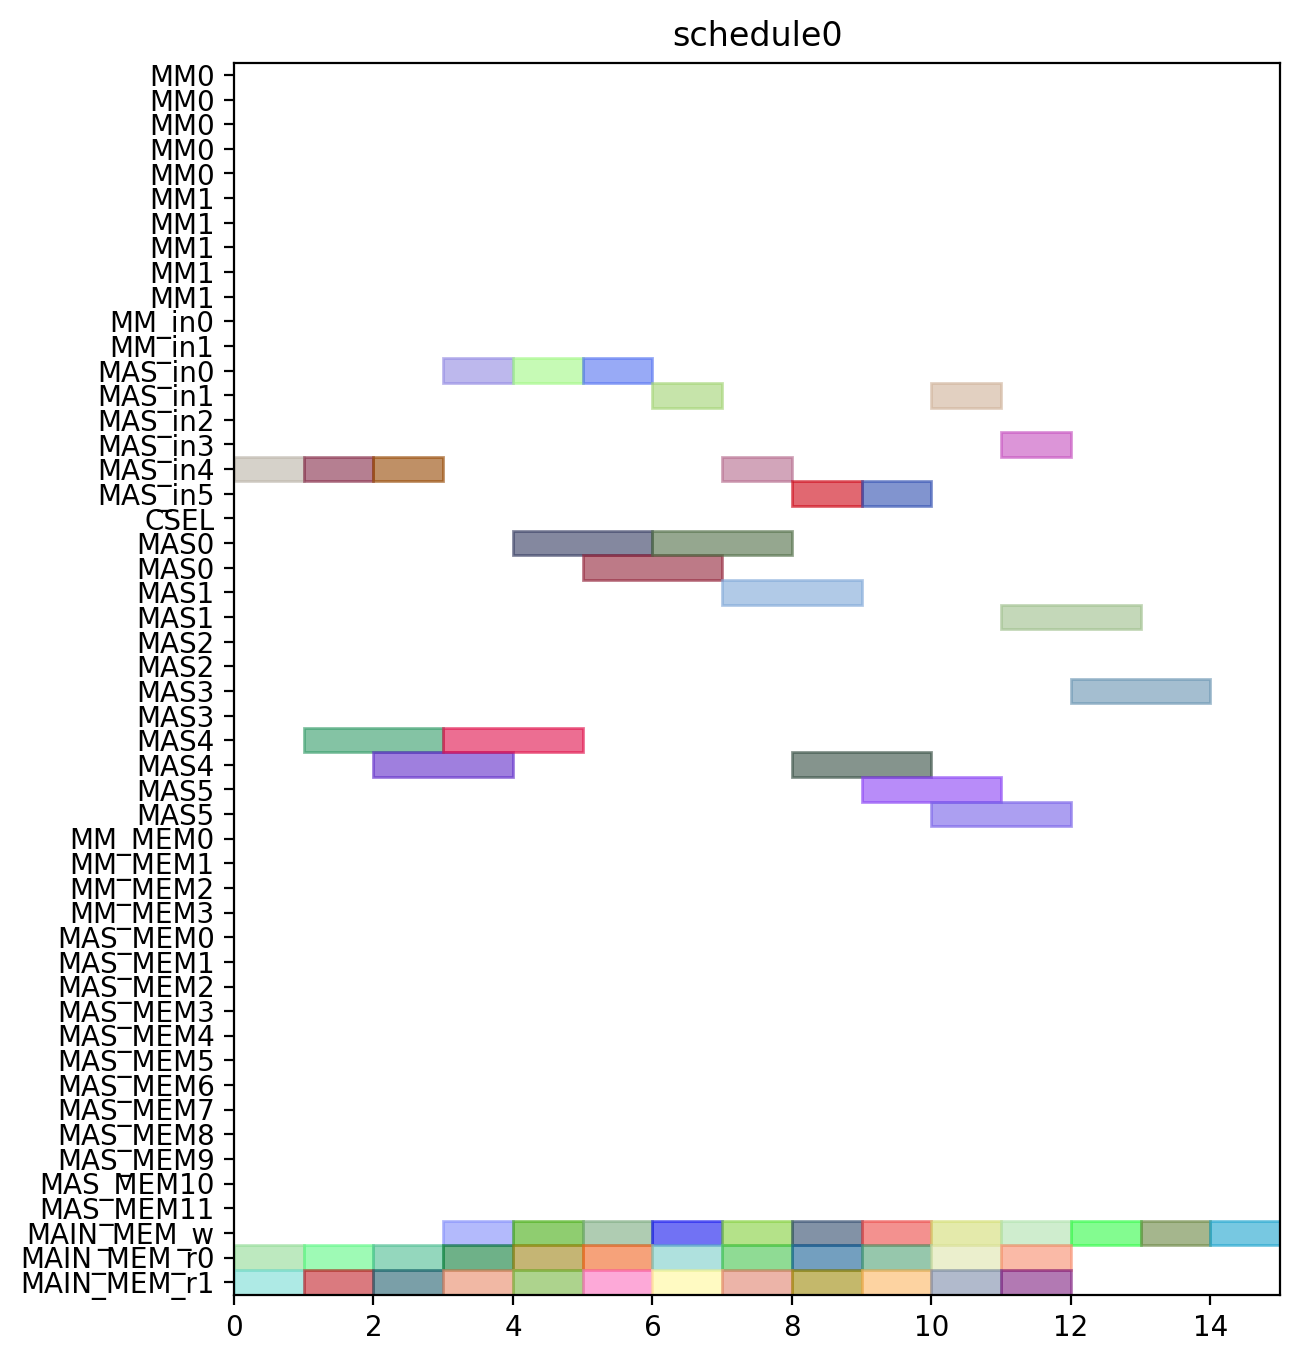

Python code for this plot:
from pyschedule import Scenario, solvers, plotters, alt


def solve():
	horizon = 120
	S = Scenario("schedule0", horizon=horizon)

	# resource
	MM = S.Resources('MM', num=2, size=5)
	MM_in = S.Resources('MM_in', num=2)
	MAS_in = S.Resources('MAS_in', num=6)
	CSEL = S.Resource('CSEL')
	MAS = S.Resources('MAS', num=6, size=2, periods=range(1, horizon))
	MM_MEM = S.Resources('MM_MEM', num=4)
	MAS_MEM = S.Resources('MAS_MEM', num=12)
	MAIN_MEM_w = S.Resource('MAIN_MEM_w', size=1)
	MAIN_MEM_r = S.Resources('MAIN_MEM_r', num=2)

	# result of previous scheduling

	# new tasks
	c000 = S.Task('c000', length=2, delay_cost=1)
	c000 += alt(MAS)
	c000_in = S.Task('c000_in', length=1, delay_cost=1)
	c000_in += alt(MAS_in)
	S += c000_in*MAS_in[0]<=c000*MAS[0]

	S += c000_in*MAS_in[1]<=c000*MAS[1]

	S += c000_in*MAS_in[2]<=c000*MAS[2]

	S += c000_in*MAS_in[3]<=c000*MAS[3]

	S += c000_in*MAS_in[4]<=c000*MAS[4]

	S += c000_in*MAS_in[5]<=c000*MAS[5]

	S += 0<c000

	c000_w = S.Task('c000_w', length=1, delay_cost=1)
	c000_w += alt(MAIN_MEM_w)
	S += c000 <= c000_w

	c000_mem0 = S.Task('c000_mem0', length=1, delay_cost=1)
	c000_mem0 += MAIN_MEM_r[0]
	S += c000_mem0 <= c000

	c000_mem1 = S.Task('c000_mem1', length=1, delay_cost=1)
	c000_mem1 += MAIN_MEM_r[1]
	S += c000_mem1 <= c000

	c001 = S.Task('c001', length=2, delay_cost=1)
	c001 += alt(MAS)
	c001_in = S.Task('c001_in', length=1, delay_cost=1)
	c001_in += alt(MAS_in)
	S += c001_in*MAS_in[0]<=c001*MAS[0]

	S += c001_in*MAS_in[1]<=c001*MAS[1]

	S += c001_in*MAS_in[2]<=c001*MAS[2]

	S += c001_in*MAS_in[3]<=c001*MAS[3]

	S += c001_in*MAS_in[4]<=c001*MAS[4]

	S += c001_in*MAS_in[5]<=c001*MAS[5]

	S += 0<c001

	c001_w = S.Task('c001_w', length=1, delay_cost=1)
	c001_w += alt(MAIN_MEM_w)
	S += c001 <= c001_w

	c001_mem0 = S.Task('c001_mem0', length=1, delay_cost=1)
	c001_mem0 += MAIN_MEM_r[0]
	S += c001_mem0 <= c001

	c001_mem1 = S.Task('c001_mem1', length=1, delay_cost=1)
	c001_mem1 += MAIN_MEM_r[1]
	S += c001_mem1 <= c001

	c010 = S.Task('c010', length=2, delay_cost=1)
	c010 += alt(MAS)
	c010_in = S.Task('c010_in', length=1, delay_cost=1)
	c010_in += alt(MAS_in)
	S += c010_in*MAS_in[0]<=c010*MAS[0]

	S += c010_in*MAS_in[1]<=c010*MAS[1]

	S += c010_in*MAS_in[2]<=c010*MAS[2]

	S += c010_in*MAS_in[3]<=c010*MAS[3]

	S += c010_in*MAS_in[4]<=c010*MAS[4]

	S += c010_in*MAS_in[5]<=c010*MAS[5]

	S += 0<c010

	c010_w = S.Task('c010_w', length=1, delay_cost=1)
	c010_w += alt(MAIN_MEM_w)
	S += c010 <= c010_w

	c010_mem0 = S.Task('c010_mem0', length=1, delay_cost=1)
	c010_mem0 += MAIN_MEM_r[0]
	S += c010_mem0 <= c010

	c010_mem1 = S.Task('c010_mem1', length=1, delay_cost=1)
	c010_mem1 += MAIN_MEM_r[1]
	S += c010_mem1 <= c010

	c011 = S.Task('c011', length=2, delay_cost=1)
	c011 += alt(MAS)
	c011_in = S.Task('c011_in', length=1, delay_cost=1)
	c011_in += alt(MAS_in)
	S += c011_in*MAS_in[0]<=c011*MAS[0]

	S += c011_in*MAS_in[1]<=c011*MAS[1]

	S += c011_in*MAS_in[2]<=c011*MAS[2]

	S += c011_in*MAS_in[3]<=c011*MAS[3]

	S += c011_in*MAS_in[4]<=c011*MAS[4]

	S += c011_in*MAS_in[5]<=c011*MAS[5]

	S += 0<c011

	c011_w = S.Task('c011_w', length=1, delay_cost=1)
	c011_w += alt(MAIN_MEM_w)
	S += c011 <= c011_w

	c011_mem0 = S.Task('c011_mem0', length=1, delay_cost=1)
	c011_mem0 += MAIN_MEM_r[0]
	S += c011_mem0 <= c011

	c011_mem1 = S.Task('c011_mem1', length=1, delay_cost=1)
	c011_mem1 += MAIN_MEM_r[1]
	S += c011_mem1 <= c011

	c100 = S.Task('c100', length=2, delay_cost=1)
	c100 += alt(MAS)
	c100_in = S.Task('c100_in', length=1, delay_cost=1)
	c100_in += alt(MAS_in)
	S += c100_in*MAS_in[0]<=c100*MAS[0]

	S += c100_in*MAS_in[1]<=c100*MAS[1]

	S += c100_in*MAS_in[2]<=c100*MAS[2]

	S += c100_in*MAS_in[3]<=c100*MAS[3]

	S += c100_in*MAS_in[4]<=c100*MAS[4]

	S += c100_in*MAS_in[5]<=c100*MAS[5]

	S += 0<c100

	c100_w = S.Task('c100_w', length=1, delay_cost=1)
	c100_w += alt(MAIN_MEM_w)
	S += c100 <= c100_w

	c100_mem0 = S.Task('c100_mem0', length=1, delay_cost=1)
	c100_mem0 += MAIN_MEM_r[0]
	S += c100_mem0 <= c100

	c100_mem1 = S.Task('c100_mem1', length=1, delay_cost=1)
	c100_mem1 += MAIN_MEM_r[1]
	S += c100_mem1 <= c100

	c101 = S.Task('c101', length=2, delay_cost=1)
	c101 += alt(MAS)
	c101_in = S.Task('c101_in', length=1, delay_cost=1)
	c101_in += alt(MAS_in)
	S += c101_in*MAS_in[0]<=c101*MAS[0]

	S += c101_in*MAS_in[1]<=c101*MAS[1]

	S += c101_in*MAS_in[2]<=c101*MAS[2]

	S += c101_in*MAS_in[3]<=c101*MAS[3]

	S += c101_in*MAS_in[4]<=c101*MAS[4]

	S += c101_in*MAS_in[5]<=c101*MAS[5]

	S += 0<c101

	c101_w = S.Task('c101_w', length=1, delay_cost=1)
	c101_w += alt(MAIN_MEM_w)
	S += c101 <= c101_w

	c101_mem0 = S.Task('c101_mem0', length=1, delay_cost=1)
	c101_mem0 += MAIN_MEM_r[0]
	S += c101_mem0 <= c101

	c101_mem1 = S.Task('c101_mem1', length=1, delay_cost=1)
	c101_mem1 += MAIN_MEM_r[1]
	S += c101_mem1 <= c101

	c110 = S.Task('c110', length=2, delay_cost=1)
	c110 += alt(MAS)
	c110_in = S.Task('c110_in', length=1, delay_cost=1)
	c110_in += alt(MAS_in)
	S += c110_in*MAS_in[0]<=c110*MAS[0]

	S += c110_in*MAS_in[1]<=c110*MAS[1]

	S += c110_in*MAS_in[2]<=c110*MAS[2]

	S += c110_in*MAS_in[3]<=c110*MAS[3]

	S += c110_in*MAS_in[4]<=c110*MAS[4]

	S += c110_in*MAS_in[5]<=c110*MAS[5]

	S += 0<c110

	c110_w = S.Task('c110_w', length=1, delay_cost=1)
	c110_w += alt(MAIN_MEM_w)
	S += c110 <= c110_w

	c110_mem0 = S.Task('c110_mem0', length=1, delay_cost=1)
	c110_mem0 += MAIN_MEM_r[0]
	S += c110_mem0 <= c110

	c110_mem1 = S.Task('c110_mem1', length=1, delay_cost=1)
	c110_mem1 += MAIN_MEM_r[1]
	S += c110_mem1 <= c110

	c111 = S.Task('c111', length=2, delay_cost=1)
	c111 += alt(MAS)
	c111_in = S.Task('c111_in', length=1, delay_cost=1)
	c111_in += alt(MAS_in)
	S += c111_in*MAS_in[0]<=c111*MAS[0]

	S += c111_in*MAS_in[1]<=c111*MAS[1]

	S += c111_in*MAS_in[2]<=c111*MAS[2]

	S += c111_in*MAS_in[3]<=c111*MAS[3]

	S += c111_in*MAS_in[4]<=c111*MAS[4]

	S += c111_in*MAS_in[5]<=c111*MAS[5]

	S += 0<c111

	c111_w = S.Task('c111_w', length=1, delay_cost=1)
	c111_w += alt(MAIN_MEM_w)
	S += c111 <= c111_w

	c111_mem0 = S.Task('c111_mem0', length=1, delay_cost=1)
	c111_mem0 += MAIN_MEM_r[0]
	S += c111_mem0 <= c111

	c111_mem1 = S.Task('c111_mem1', length=1, delay_cost=1)
	c111_mem1 += MAIN_MEM_r[1]
	S += c111_mem1 <= c111

	c200 = S.Task('c200', length=2, delay_cost=1)
	c200 += alt(MAS)
	c200_in = S.Task('c200_in', length=1, delay_cost=1)
	c200_in += alt(MAS_in)
	S += c200_in*MAS_in[0]<=c200*MAS[0]

	S += c200_in*MAS_in[1]<=c200*MAS[1]

	S += c200_in*MAS_in[2]<=c200*MAS[2]

	S += c200_in*MAS_in[3]<=c200*MAS[3]

	S += c200_in*MAS_in[4]<=c200*MAS[4]

	S += c200_in*MAS_in[5]<=c200*MAS[5]

	S += 0<c200

	c200_w = S.Task('c200_w', length=1, delay_cost=1)
	c200_w += alt(MAIN_MEM_w)
	S += c200 <= c200_w

	c200_mem0 = S.Task('c200_mem0', length=1, delay_cost=1)
	c200_mem0 += MAIN_MEM_r[0]
	S += c200_mem0 <= c200

	c200_mem1 = S.Task('c200_mem1', length=1, delay_cost=1)
	c200_mem1 += MAIN_MEM_r[1]
	S += c200_mem1 <= c200

	c201 = S.Task('c201', length=2, delay_cost=1)
	c201 += alt(MAS)
	c201_in = S.Task('c201_in', length=1, delay_cost=1)
	c201_in += alt(MAS_in)
	S += c201_in*MAS_in[0]<=c201*MAS[0]

	S += c201_in*MAS_in[1]<=c201*MAS[1]

	S += c201_in*MAS_in[2]<=c201*MAS[2]

	S += c201_in*MAS_in[3]<=c201*MAS[3]

	S += c201_in*MAS_in[4]<=c201*MAS[4]

	S += c201_in*MAS_in[5]<=c201*MAS[5]

	S += 0<c201

	c201_w = S.Task('c201_w', length=1, delay_cost=1)
	c201_w += alt(MAIN_MEM_w)
	S += c201 <= c201_w

	c201_mem0 = S.Task('c201_mem0', length=1, delay_cost=1)
	c201_mem0 += MAIN_MEM_r[0]
	S += c201_mem0 <= c201

	c201_mem1 = S.Task('c201_mem1', length=1, delay_cost=1)
	c201_mem1 += MAIN_MEM_r[1]
	S += c201_mem1 <= c201

	c210 = S.Task('c210', length=2, delay_cost=1)
	c210 += alt(MAS)
	c210_in = S.Task('c210_in', length=1, delay_cost=1)
	c210_in += alt(MAS_in)
	S += c210_in*MAS_in[0]<=c210*MAS[0]

	S += c210_in*MAS_in[1]<=c210*MAS[1]

	S += c210_in*MAS_in[2]<=c210*MAS[2]

	S += c210_in*MAS_in[3]<=c210*MAS[3]

	S += c210_in*MAS_in[4]<=c210*MAS[4]

	S += c210_in*MAS_in[5]<=c210*MAS[5]

	S += 0<c210

	c210_w = S.Task('c210_w', length=1, delay_cost=1)
	c210_w += alt(MAIN_MEM_w)
	S += c210 <= c210_w

	c210_mem0 = S.Task('c210_mem0', length=1, delay_cost=1)
	c210_mem0 += MAIN_MEM_r[0]
	S += c210_mem0 <= c210

	c210_mem1 = S.Task('c210_mem1', length=1, delay_cost=1)
	c210_mem1 += MAIN_MEM_r[1]
	S += c210_mem1 <= c210

	c211 = S.Task('c211', length=2, delay_cost=1)
	c211 += alt(MAS)
	c211_in = S.Task('c211_in', length=1, delay_cost=1)
	c211_in += alt(MAS_in)
	S += c211_in*MAS_in[0]<=c211*MAS[0]

	S += c211_in*MAS_in[1]<=c211*MAS[1]

	S += c211_in*MAS_in[2]<=c211*MAS[2]

	S += c211_in*MAS_in[3]<=c211*MAS[3]

	S += c211_in*MAS_in[4]<=c211*MAS[4]

	S += c211_in*MAS_in[5]<=c211*MAS[5]

	S += 0<c211

	c211_w = S.Task('c211_w', length=1, delay_cost=1)
	c211_w += alt(MAIN_MEM_w)
	S += c211 <= c211_w

	c211_mem0 = S.Task('c211_mem0', length=1, delay_cost=1)
	c211_mem0 += MAIN_MEM_r[0]
	S += c211_mem0 <= c211

	c211_mem1 = S.Task('c211_mem1', length=1, delay_cost=1)
	c211_mem1 += MAIN_MEM_r[1]
	S += c211_mem1 <= c211

	solvers.mip.solve(S,msg=1,kind='CPLEX',ratio_gap=1.01)

	solution = [['hoge']*len(S.solution()[1]) for i in range(len(S.solution()))]
	for i in range(len(S.solution())):
		for j in range(len(S.solution()[i])):
			solution[i][j]=str(S.solution()[i][j])
	print(solution)

	cycles = int(solution[-1][3])

	pic_file_name = "/mnt/rose/usr1/fukuda/ABE/multiRAM_multiMAS_16mux/scheduling_result/stage5MM2_stage2MAS6/CONJ/schedule0.png"
	if(S.solution() != []):
		plotters.matplotlib.plot(S,img_filename=pic_file_name, show_task_labels=False, fig_size=(cycles*0.25+3, 8))

	return solution
